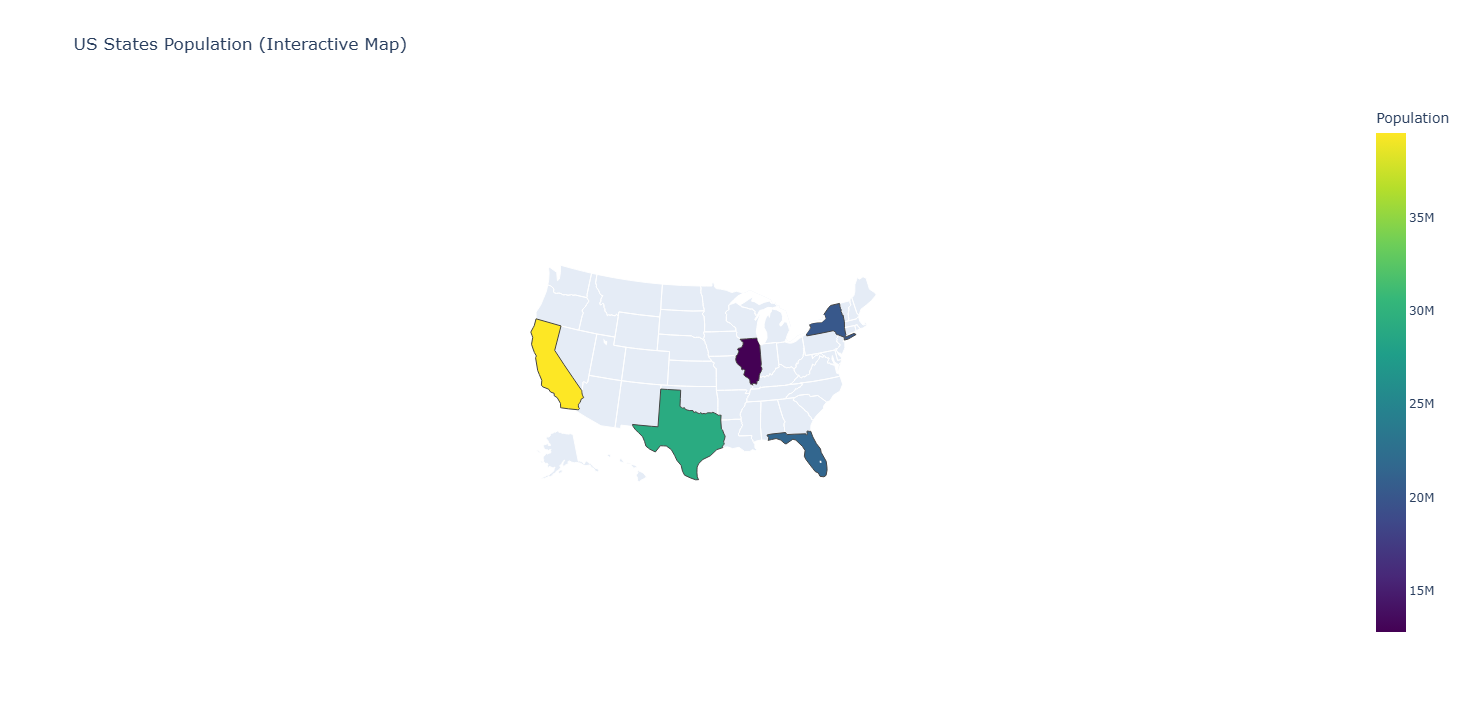

This chart was generated by the following Python code:
import pandas as pd
import plotly.express as px
df = pd.DataFrame({
    "State": ["California", "Texas", "New York", "Florida", "Illinois"],
    "Code": ["CA", "TX", "NY", "FL", "IL"],
    "Population": [39538223, 29145505, 20201249, 21538187, 12812508]
})
fig = px.choropleth(
    df,
    locations="Code",            
    locationmode="USA-states",   
    color="Population",          
    hover_name="State",          
    scope="usa",                
    color_continuous_scale="Viridis",
    title="US States Population (Interactive Map)"
)
fig.show()
